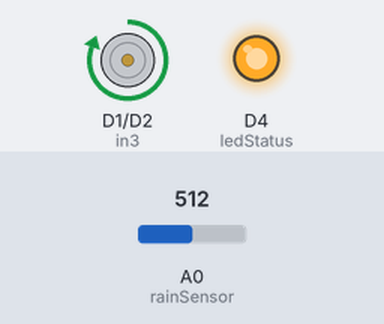
This sketch was run on a simulated ESP8266 (NodeMCU). Parts: motor-driver pin pairs drawn as motors (green arrow = first pin HIGH = forward, orange = second pin HIGH = backward, longer = more drive, scaled by the enable pin), output pins drawn as LEDs (lit = HIGH). The test bench sets the inputs (shaded band); at power-on: A0 (rainSensor) = 512. WiFi joins after 1.5 s; servers stay silent unless stated; uploads are accepted with an empty reply; what the sketch prints to the serial monitor is not drawn.

Above: at 2.7 s.
2.8 s: A0 (rainSensor) set to 688
15.9 s: A0 (rainSensor) set to 707
At 26.1 s:
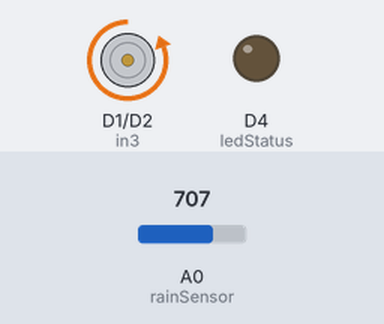
29.4 s: A0 (rainSensor) set to 690
At 42.2 s:
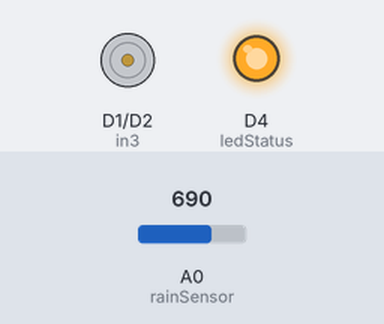
42.6 s: A0 (rainSensor) set to 710
At 54.8 s:
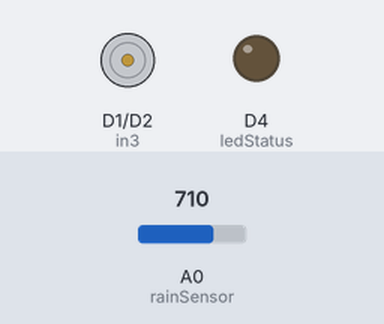
Timing chart, 0 to 56.3 s (numbered marks = the images above; inputs shaded):
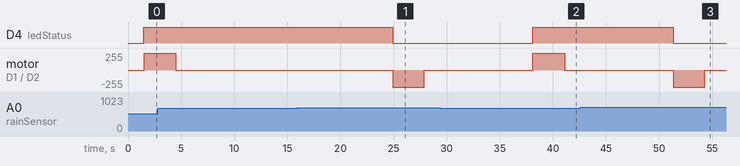

The sketch:

jemuran_iot_wifi.ino
```cpp
#include <ESP8266WiFi.h>
#include <ESP8266HTTPClient.h>

// === WiFi Configuration ===
const char* ssid = "eepiswlan";
const char* password = "eepisJOSS";

// === Server Configuration ===
const char* serverURL = "http://10.253.128.209/iot-jemuran/api/save.php";
const char* deviceId = "jemuran_001";

// === Pin Definition ===
#define rainSensor A0
#define in3 D1
#define in4 D2
#define enb D5
#define ledStatus D4

// === Variables ===
int rainValue;
int threshold = 700;
String lastStatus = "";  // status sebelumnya
String motor_action = "";

void setup() {
  Serial.begin(115200);

  pinMode(in3, OUTPUT);
  pinMode(in4, OUTPUT);
  pinMode(enb, OUTPUT);
  pinMode(ledStatus, OUTPUT);

  stopMotor();
  digitalWrite(ledStatus, LOW);

  // Connect WiFi
  WiFi.begin(ssid, password);
  Serial.print("Menghubungkan ke WiFi ");
  Serial.println(ssid);

  while (WiFi.status() != WL_CONNECTED) {
    delay(500);
    Serial.print(".");
  }

  Serial.println("\nWiFi Terhubung!");
  Serial.print("IP Address: ");
  Serial.println(WiFi.localIP());
}

void loop() {
  // Baca sensor
  rainValue = analogRead(rainSensor);
  Serial.print("Nilai Sensor: ");
  Serial.println(rainValue);

  // Tentukan status
  String status;
  if (rainValue < threshold) {
    status = "hujan";
  } else {
    status = "cerah";
  }

  // Gerakkan motor HANYA jika status cuaca berubah
  if (status != lastStatus) {
    Serial.println("=== STATUS BERUBAH ===");

    if (status == "hujan") {
      digitalWrite(ledStatus, HIGH);
      Serial.println("🌧️ Hujan terdeteksi → Motor narik jemuran 3 detik");
      pullClothes(3000);
      motor_action = "ON";
    } else {
      digitalWrite(ledStatus, LOW);
      Serial.println("☀️ Cuaca cerah → Motor keluarin jemuran 5 detik");
      extendClothes(3000);
      motor_action = "OFF";
    }

    lastStatus = status;  // simpan status terbaru
  }

  // Kirim data ke server setiap loop
  if (WiFi.status() == WL_CONNECTED) {
    WiFiClient client;
    HTTPClient http;

    http.begin(client, serverURL);
    http.addHeader("Content-Type", "application/json");

    String jsonData = "{";
jsonData += "\"device_id\":\"" + String(deviceId) + "\",";
jsonData += "\"rain_value\":" + String(rainValue) + ",";
jsonData += "\"status\":\"" + status + "\",";
jsonData += "\"motor_action\":\"" + motor_action + "\"";
jsonData += "}";


    int httpResponseCode = http.POST(jsonData);

    if (httpResponseCode > 0) {
      Serial.print("Server Response Code: ");
      Serial.println(httpResponseCode);
      Serial.println("Response: " + http.getString());
    } else {
      Serial.print("Error Code: ");
      Serial.println(httpResponseCode);
    }

    http.end();
  }

  delay(10000);  // cek tiap 10 detik
}

// === Motor Functions ===
void pullClothes(unsigned long duration) {
  digitalWrite(in3, HIGH);
  digitalWrite(in4, LOW);
  analogWrite(enb, 800);
  delay(duration);
  stopMotor();
}

void extendClothes(unsigned long duration) {
  digitalWrite(in3, LOW);
  digitalWrite(in4, HIGH);
  analogWrite(enb, 800);
  delay(duration);
  stopMotor();
}

void stopMotor() {
  digitalWrite(in3, LOW);
  digitalWrite(in4, LOW);
  analogWrite(enb, 0);
  Serial.println("⏹️ Motor berhenti");
}
```

Measured:
- the behaviour switches between 699 and 700 on A0 (rainSensor) (found by bisection; images 0 and 1)
- after the input at 15.9 s, D4 (ledStatus): HIGH → LOW after 9.0 s; motor on D1 (in3) / D2 (in4): stopped → backward 255/255 after 9.0 s, → stopped 3.0 s later
- after the input at 29.4 s, D4 (ledStatus): LOW → HIGH after 8.7 s; motor on D1 (in3) / D2 (in4): stopped → forward 255/255 after 8.7 s, → stopped 3.0 s later
- after the input at 42.6 s, D4 (ledStatus): HIGH → LOW after 8.7 s; motor on D1 (in3) / D2 (in4): stopped → backward 255/255 after 8.7 s, → stopped 3.0 s later
